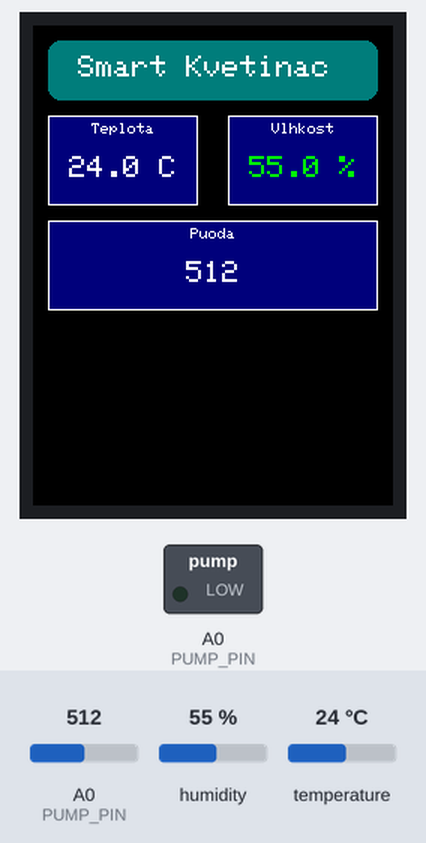
Recording of a sketch running on a simulated Arduino Uno, built with avr-gcc and run on an emulated ATmega328P. Parts: 240×320 colour display, switched loads named in the sketch (green lamp = pin HIGH). The test bench sets the inputs (shaded band); at power-on: A0 (PUMP_PIN) = 512, humidity 55 %, temperature 24 °C.

Above: at 1.7 s.
1.8 s: A0 (PUMP_PIN) set to 792
At 4.1 s:
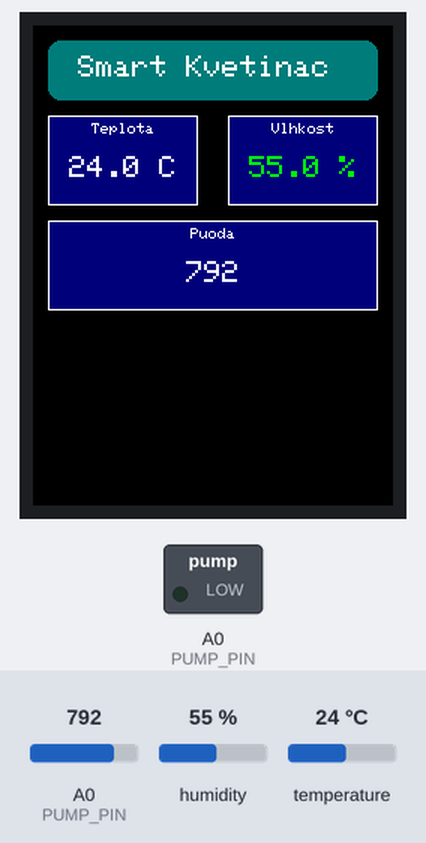
4.5 s: A0 (PUMP_PIN) set to 810
At 6.8 s:
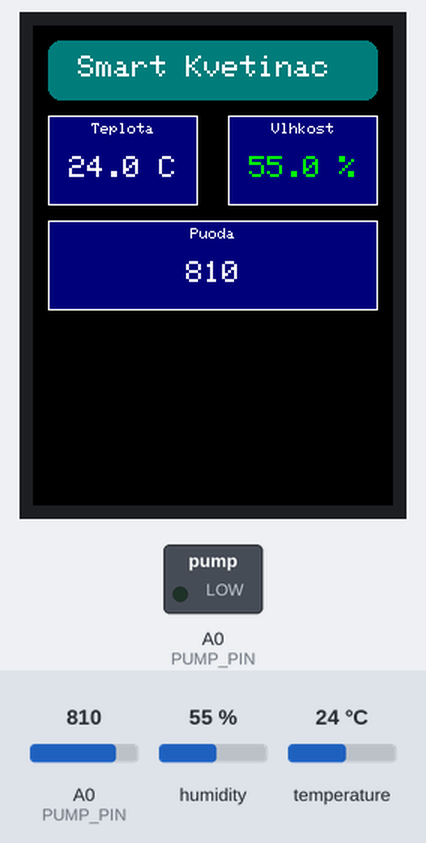
10.2 s: humidity set to 22 %
At 12.6 s:
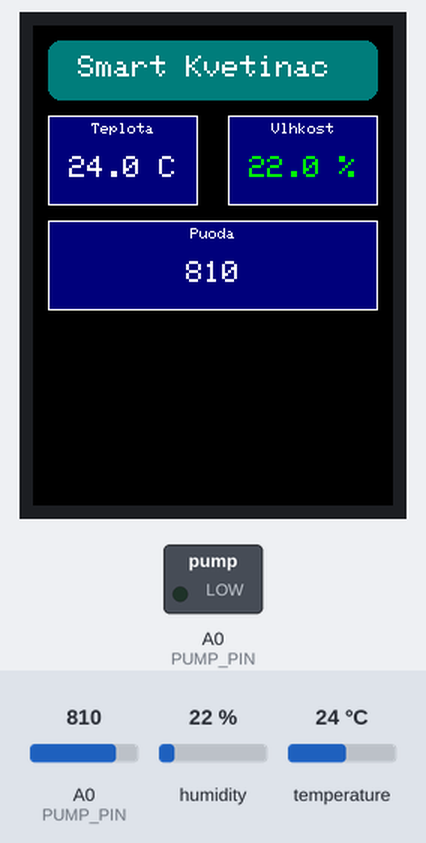
16.2 s: temperature set to 12 °C
At 17.5 s:
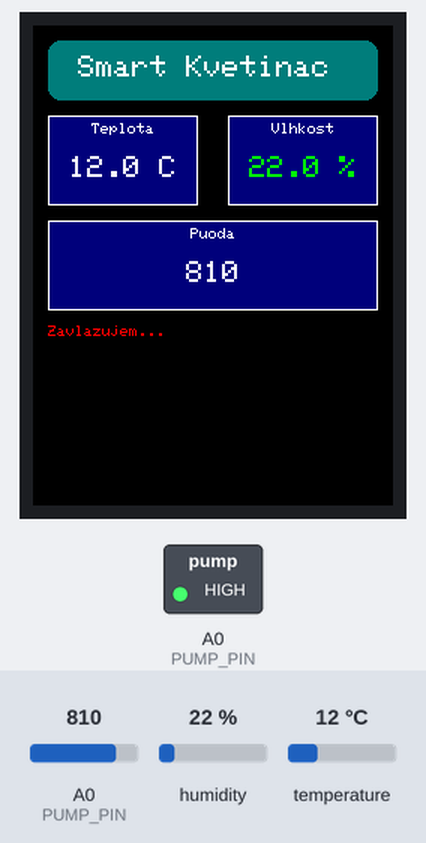
19.3 s: temperature set to 9 °C
At 22.0 s:
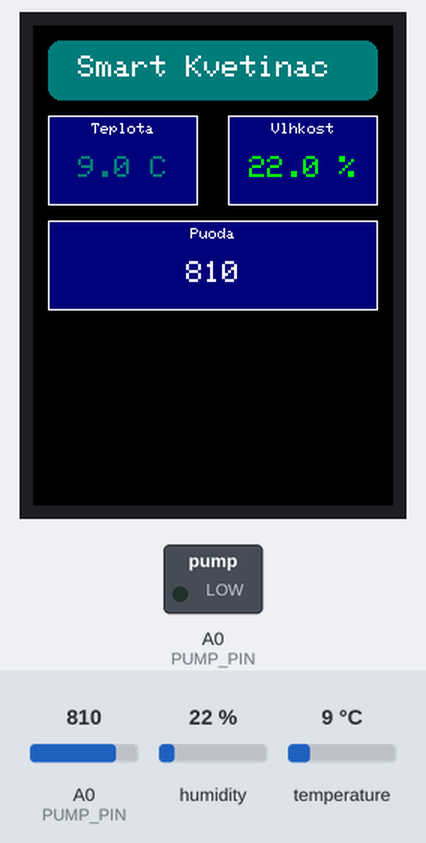
25.3 s: A0 (PUMP_PIN) set to 790
At 27.1 s:
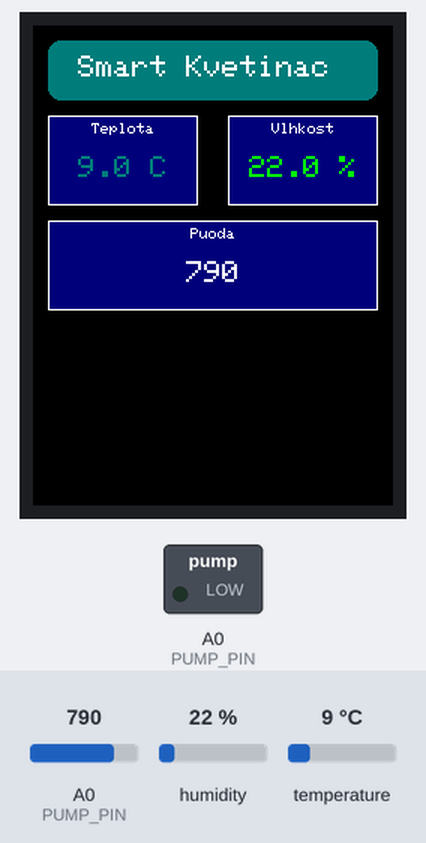
Timing chart, 0 to 28.6 s (numbered marks = the images above; inputs shaded):
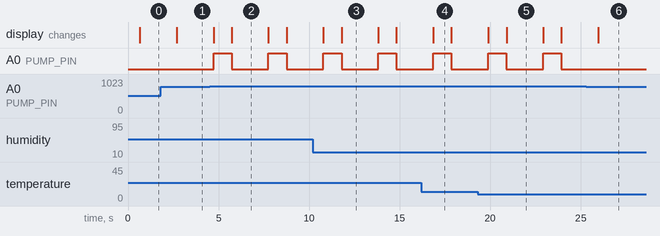

Measured:
- the behaviour switches between 800 and 801 on A0 (PUMP_PIN) (found by bisection; images 1 and 2)
- the behaviour switches between 11 and 10 °C on temperature (found by bisection; images 4 and 5)
- after the input at 1.8 s, the display: changes after 0.89 s (image 1)
- after the input at 4.5 s, A0 (PUMP_PIN): alternates HIGH for 1.0 s and LOW for 2.0 s, starting after 0.23 s; the display: first changes after 0.23 s (image 2 shows a later state)
- after the input at 10.2 s, the display: first changes after 0.59 s (image 3 shows a later state)
- after the input at 16.2 s, the display: changes after 0.66 s (image 4)
- after the input at 19.3 s, the display: first changes after 0.60 s (image 5 shows a later state)
- after the input at 25.3 s, A0 (PUMP_PIN): stays LOW (without the input it goes to HIGH after 0.65 s); the display: changes after 0.67 s (image 6)

The sketch:

esp8266-ProjektKod.ino
```cpp
// Smart Flowerpot - Arduino IDE (ESP8266 + TFT ST7789)
// Autor: Dominik, projekt pre PČOZ maturitu

#include <Adafruit_GFX.h>
#include <Adafruit_ST7789.h>
#include <SPI.h>
#include <Wire.h>
#include <Adafruit_Sensor.h>
#include <DHT.h>
#include <DHT_U.h>

// TFT display pins
#define TFT_CS   4
#define TFT_DC   5
#define TFT_RST  12
Adafruit_ST7789 tft = Adafruit_ST7789(TFT_CS, TFT_DC, TFT_RST);

// Farby
#define DARKCYAN     0x03EF
#define LIGHTGREY    0xC618
#define ST77XX_NAVY  0x000F

// DHT senzor
#define DHTPIN     2
#define DHTTYPE    DHT11
DHT dht(DHTPIN, DHTTYPE);

// Čerpadlo
#define PUMP_PIN   14

// Senzor vlhkosti pôdy
#define MOISTURE_PIN A0

int wateringAmount = 1000;  // ms

// Posledné hodnoty
float lastTemp = NAN;
float lastHumidity = NAN;
int lastSoil = -1;

void setup() {
  Serial.begin(115200);
  pinMode(PUMP_PIN, OUTPUT);
  digitalWrite(PUMP_PIN, LOW);

  dht.begin();

  // TFT
  tft.init(240, 320);
  tft.setRotation(2);
  tft.fillScreen(ST77XX_BLACK);
  tft.invertDisplay(0);

  drawMainMenu();
}

void loop() {
  float humidity = dht.readHumidity();
  float temp     = dht.readTemperature();

  if (isnan(humidity) || isnan(temp)) {
    Serial.println("Failed to read from DHT sensor!");
    return;
  }

  int soil = analogRead(MOISTURE_PIN);

  // --- Teplota ---
  if (isnan(lastTemp) || abs(temp - lastTemp) > 0.1) {
    drawSensorBox(10, 60, 100, 60, "Teplota", String(temp, 1) + " C");
    lastTemp = temp;
  }

  // --- Vlhkost vzduchu ---
  if (isnan(lastHumidity) || abs(humidity - lastHumidity) > 0.1) {
    drawSensorBox(130, 60, 100, 60, "Vlhkost", String(humidity, 1) + " %");
    lastHumidity = humidity;
  }

  // --- Pôdna vlhkosť ---
  if (soil != lastSoil) {
    drawSensorBox(10, 130, 220, 60, "Puoda", String(soil));
    lastSoil = soil;
  }

  // Zavlažovanie
  if (soil > 800) {
    tft.setTextColor(ST77XX_RED);
    tft.setTextSize(1);
    tft.fillRect(10, 200, 100, 16, ST77XX_BLACK);
    tft.setCursor(10, 200);
    tft.println("Zavlazujem...");
    digitalWrite(PUMP_PIN, HIGH);
    delay(wateringAmount);
    digitalWrite(PUMP_PIN, LOW);
    tft.fillRect(10, 200, 100, 16, ST77XX_BLACK);  // Vymazanie po zavlazovani
  }

  delay(2000);
}

void drawMainMenu() {
  tft.fillScreen(ST77XX_BLACK);
  tft.fillRoundRect(10, 10, 220, 40, 8, DARKCYAN);
  tft.setTextColor(ST77XX_WHITE);
  tft.setTextSize(2);
  tft.setCursor(30, 20);
  tft.println("Smart Kvetinac");
}

// Nakreslenie informačného boxu
void drawSensorBox(int x, int y, int w, int h, const String &label, const String &value) {
  uint16_t bgColor = ST77XX_NAVY;
  tft.fillRect(x, y, w, h, bgColor);
  tft.drawRect(x, y, w, h, ST77XX_WHITE);

  tft.setTextSize(1);
  tft.setTextColor(ST77XX_WHITE);
  int16_t x1, y1;
  uint16_t tw, th;
  tft.getTextBounds(label, 0, 0, &x1, &y1, &tw, &th);
  int labelX = x + (w - tw) / 2;
  int labelY = y + 5;
  tft.setCursor(labelX, labelY);
  tft.print(label);

  uint16_t valueColor = ST77XX_WHITE;
  if (label == "Vlhkost") {
    float hum = value.toFloat();
    if (hum > 75.0) valueColor = ST77XX_RED;
    else if (hum > 60.0) valueColor = ST77XX_ORANGE;
    else valueColor = ST77XX_GREEN;
  } else if (label == "Teplota") {
    float t = value.toFloat();
    if (t > 38.0) valueColor = ST77XX_RED;
    else if (t >= 0.0 && t <= 10.0) valueColor = DARKCYAN;
    else valueColor = ST77XX_WHITE;
  }

  tft.setTextSize(2);
  tft.setTextColor(valueColor);
  tft.getTextBounds(value, 0, 0, &x1, &y1, &tw, &th);
  int valueX = x + (w - tw) / 2;
  int valueY = y + h / 2 - th / 2 + 5;
  tft.setCursor(valueX, valueY);
  tft.print(value);
}
```
